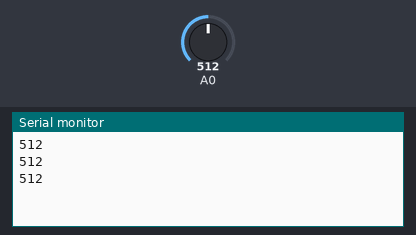
Recording of a sketch running on a simulated Arduino Uno, built with avr-gcc and run on an emulated ATmega328P. Parts: the last lines printed to the serial monitor. Inputs (shaded band) come from the test bench; at power-on: A0 = 512.

Above: at 1.3 s.
1.4 s: A0 set to 716
At 1.9 s:
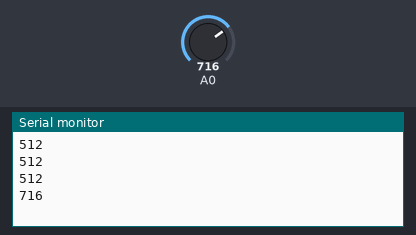
2.9 s: A0 set to 900
At 3.4 s:
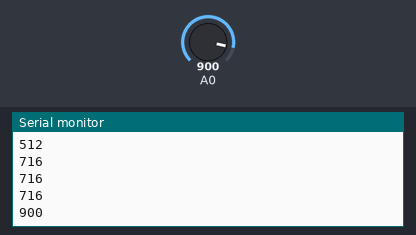
Timing chart, 0 to 5.9 s (numbered marks = the images above; inputs shaded):
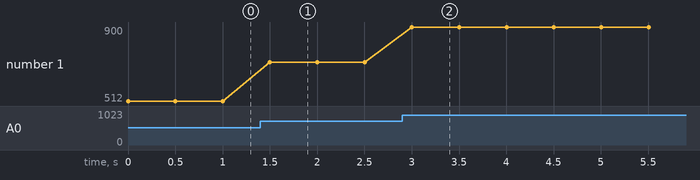

Measured:
- after the input at 1.4 s, the serial monitor: prints a new line after 0.10 s (image 1)
- after the input at 2.9 s, the serial monitor: prints a new line after 0.10 s (image 2)
- plotted number 1: 512 → 716 after the input at 1.4 s, 716 → 900 after the input at 2.9 s

The sketch:

LDR.ino
```cpp
int value;

void setup() {
  pinMode(A0, INPUT);
  Serial.begin(9600);
}

void loop() {
  value = analogRead(A0);
  Serial.println(value);
  delay(500);
}
```
